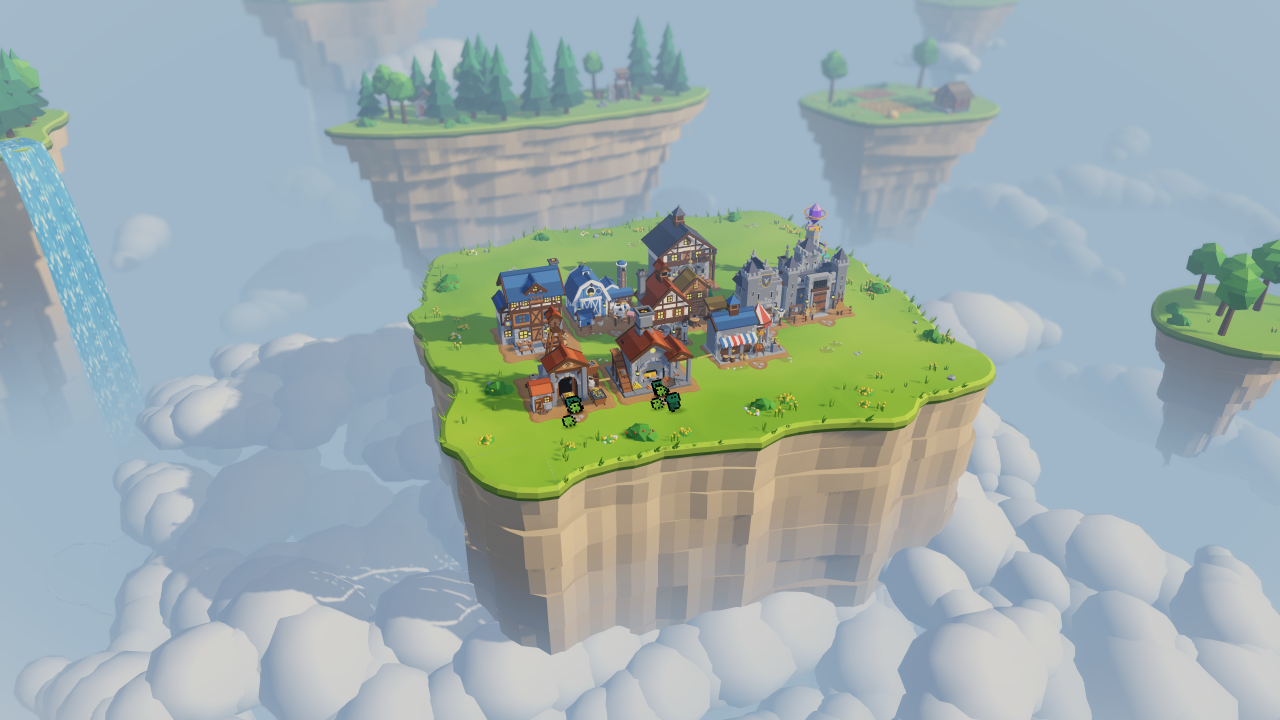
#> input picture marketing/capsule-mockups/frames/v2-island-a.png, 2560 x 1440 px, found by its file name (shown at 1/2 size)
$ python make_images.py ../capsule-mockups/frames/v2-island-a.png out.png
#> lines starting #> are read from the running program, lines starting #| are printed output that depends on the picture
"""Crops game frames into the itch.io page images: covers 630x500, header strips, screenshots."""
import sys
from pathlib import Path
from PIL import Image

repo = Path(sys.argv[1])
out = Path(sys.argv[2])
out.mkdir(parents=True, exist_ok=True)

frames = repo / "marketing/capsule-mockups/frames"
style = repo / "marketing/capsule-refs/style"
saves = repo / "docs/mockups/saves-2026-10-09"
isle = repo / "media/screenshots/Vitaria_3_colony_valley/Vitaria_4_colony_island/final"

src = {
    "island": frames / "v2-island-a.png",      # 2560x1440, island in clouds
    "chain": frames / "v1-chain-a.png",        # 2560x1440, colony close
    "troll_b": frames / "v3-troll-b.png",      # 2560x1440, troll by the market
    "arena": style / "07_arena.png",           # 1920x1080, hex arena
    "hud": saves / "now-hud.png",              # 2560x1440? HUD frame
    "reward": saves / "v3-reward.png",
    "max": isle / "colony_isle_max.png",       # 1920x1080
    "sky": style / "03_sky_islands_clouds.png",
}


def load(key):
#> called with key = 'island'
    im = Image.open(src[key]).convert("RGB")
#> im is the input picture: PIL image 2560x1440 RGB; mean R, G, B 157.2, 173.3, 173.8
    print(key, im.size)
#| island (2560, 1440)
    return im


def crop_rel(im, cx, cy, w_frac, aspect):
    """Crop around a relative centre with a width fraction of the image and a target aspect (w/h)."""
    W, H = im.size
    w = int(W * w_frac)
    h = int(w / aspect)
    if h > H:
        h = H
        w = int(h * aspect)
    x0 = min(max(int(W * cx - w / 2), 0), W - w)
    y0 = min(max(int(H * cy - h / 2), 0), H - h)
    return im.crop((x0, y0, x0 + w, y0 + h))


def save(im, name, size, quality=86):
    im = im.resize(size, Image.LANCZOS)
    path = out / name
    im.save(path, "JPEG", quality=quality, optimize=True, progressive=True)
    print("  ->", path.name, im.size, path.stat().st_size // 1024, "KB")


island = load("island")
chain = load("chain")
#> call 2 of load, with key = 'chain'
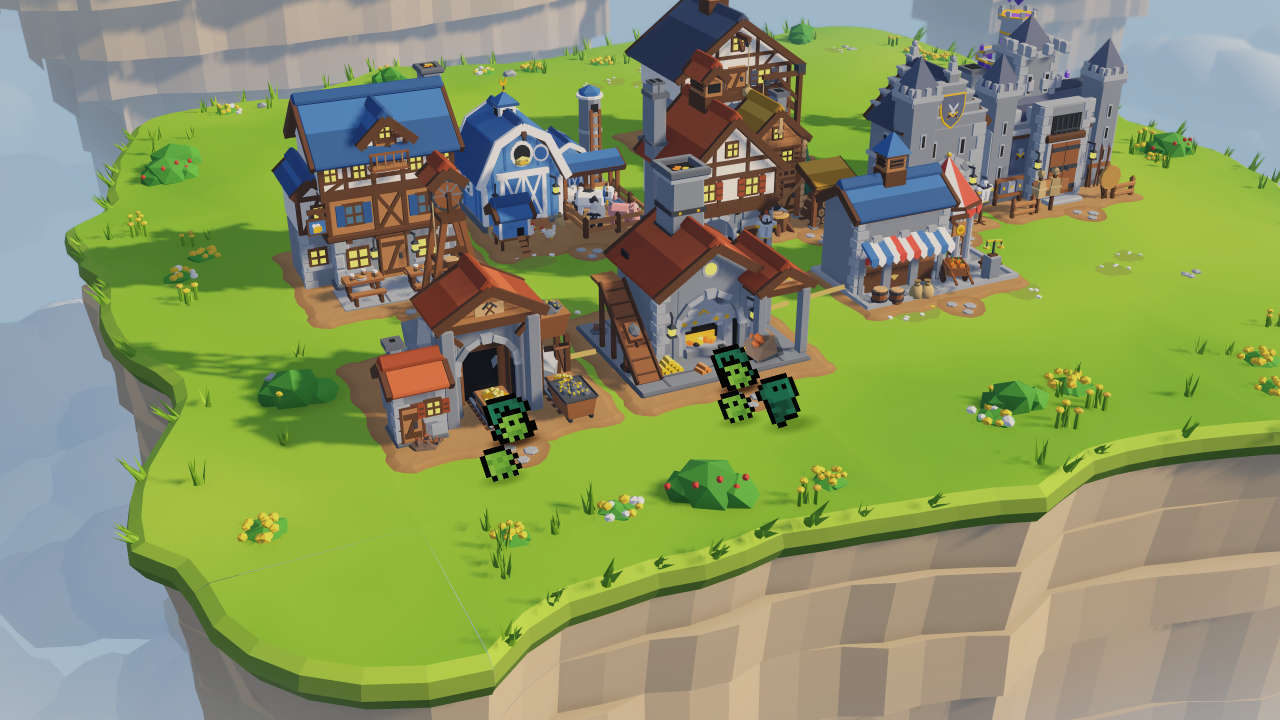
#> input picture marketing/capsule-mockups/frames/v1-chain-a.png, 2560 x 1440 px, found by its file name (shown at 1/2 size)
#> in load, im is the input picture: PIL image 2560x1440 RGB; mean R, G, B 136.6, 148.1, 100.8
#| chain (2560, 1440)
troll = load("troll_b")
#> call 3 of load, with key = 'troll_b'
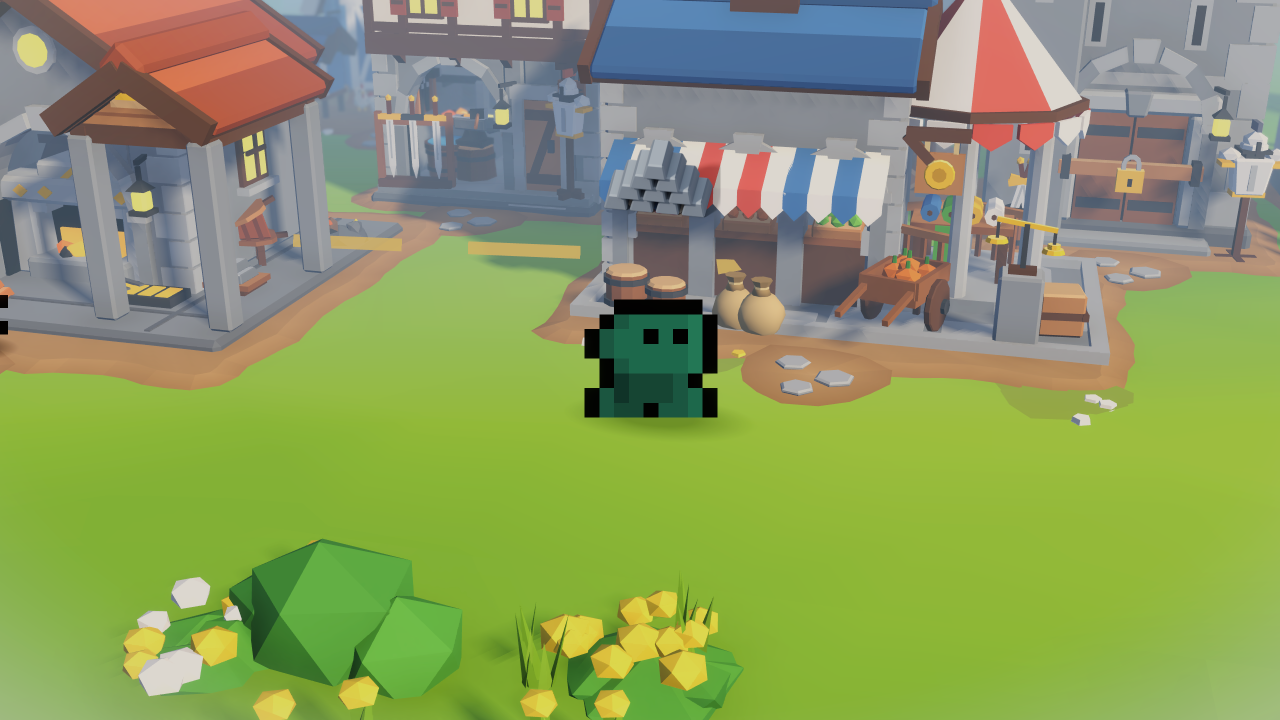
#> input picture marketing/capsule-mockups/frames/v3-troll-b.png, 2560 x 1440 px, found by its file name (shown at 1/2 size)
#> in load, im is the input picture: PIL image 2560x1440 RGB; mean R, G, B 138.7, 155.6, 95.9
#| troll_b (2560, 1440)
arena = load("arena")
#> call 4 of load, with key = 'arena'
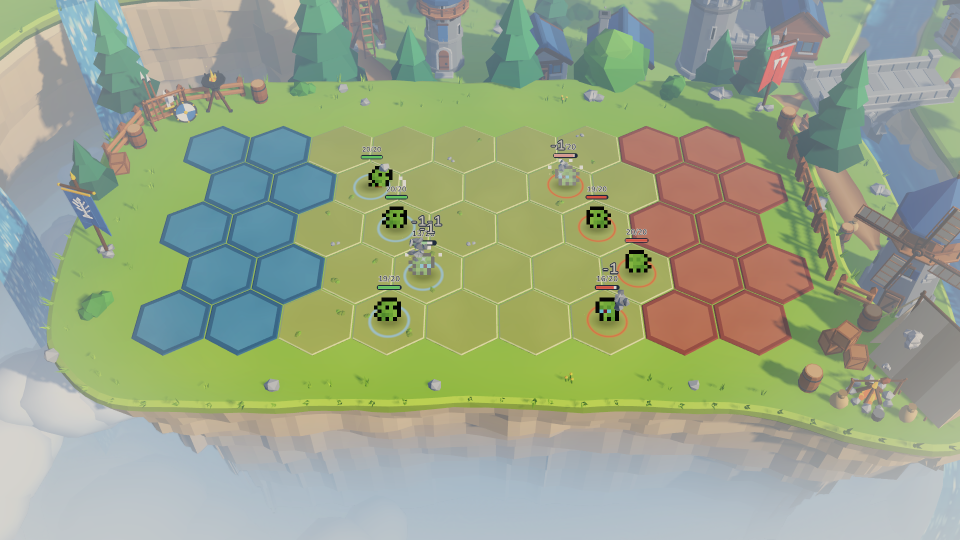
#> input picture marketing/capsule-refs/style/07_arena.png, 1920 x 1080 px, found by its file name (shown at 1/2 size)
#> in load, im is the input picture: PIL image 1920x1080 RGB; mean R, G, B 153.2, 165.4, 137.3
#| arena (1920, 1080)
hud = load("hud")
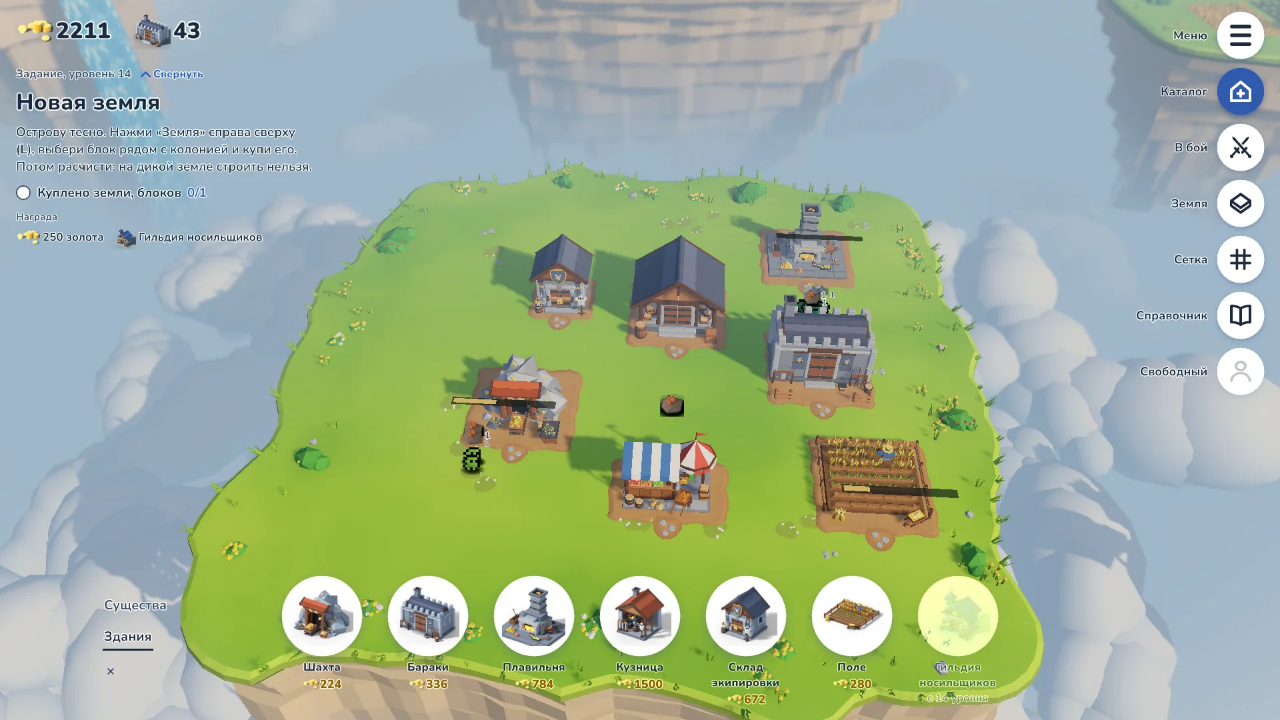
#> input picture docs/mockups/saves-2026-10-09/now-hud.png, 1280 x 720 px, found by its file name
#> in load, im is the input picture: PIL image 1280x720 RGB; mean R, G, B 158.7, 177.1, 151.6
#| hud (1280, 720)
reward = load("reward")
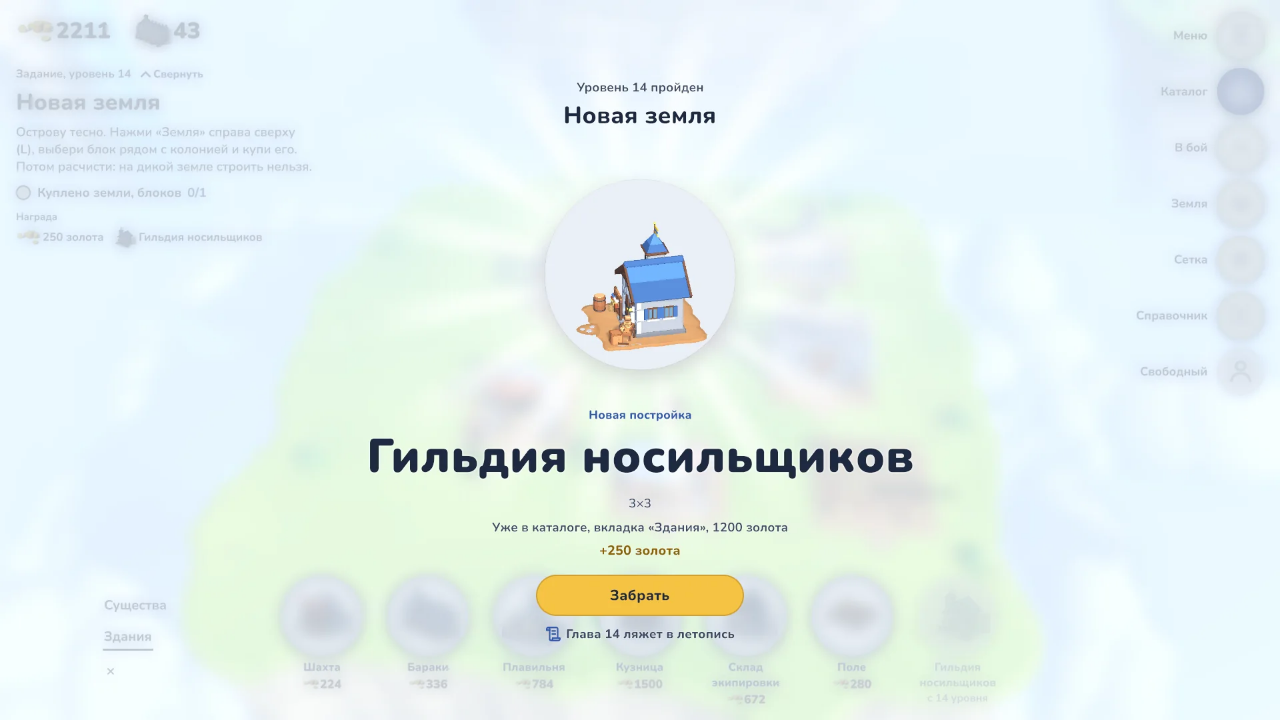
#> input picture docs/mockups/saves-2026-10-09/v3-reward.png, 1280 x 720 px, found by its file name
#> in load, im is the input picture: PIL image 1280x720 RGB; mean R, G, B 229.4, 241.6, 240.3
#| reward (1280, 720)
#> (the run stopped early here; a loop or call above may not have finished)
